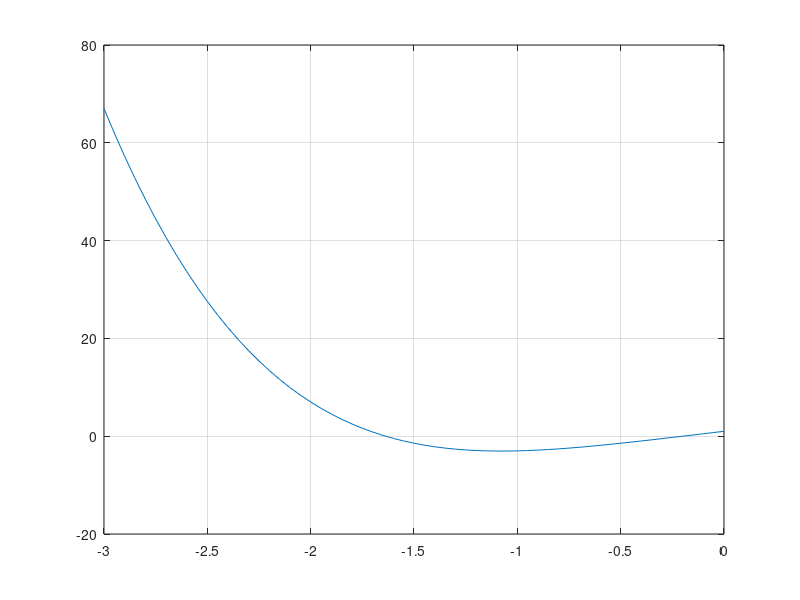

The MATLAB source for this figure:
% Question 1 

% a)

clc;
clear;
x=[0:0.05:2];
y=cos(2*x)+exp(x)-3; 
plot(x,y);
grid;


% b)
% Solving with Newton Raphson

clear;
clc;
format long;
error = 0.00000005;
isAnswer = 0;
n = 1;
x(1) = 1.4;
while (isAnswer == 0) 
    fx = cos(2*x(n)) + exp(x(n))-3;
    dx = -2*sin(2*x(n)) + exp(x(n));
    x(n+1) = x(n) - (fx/dx);
    isAnswer = abs(x(n) - x(n+1)) < error;
    n = n + 1;
end
x'


% Question 2

% a)

clc;
clear;
x=[-3:0.05:0];
y=x.^4+5*x+1; 
plot(x,y);
grid;

% b)
% Solving with Newton Raphson

clear;
clc;
format long;
error = 0.00000005;
isAnswer = 0;
n = 1;
x(1) = -0.5;
while (isAnswer == 0) 
    fx = (x(n).^4)+(5*x(n))+1;
    dx = (4*x(n).^3)+5;
    x(n+1) = x(n) - (fx/dx);
    isAnswer = abs(x(n) - x(n+1)) < error;
    n = n + 1;
end
x'


% Solving with Iteration Method
format long;
clear;
clc;
x(1) = -.5;
for i = 1:100
    x(i+1) = ((-x(i).^4)-1)/5;
end
x'





